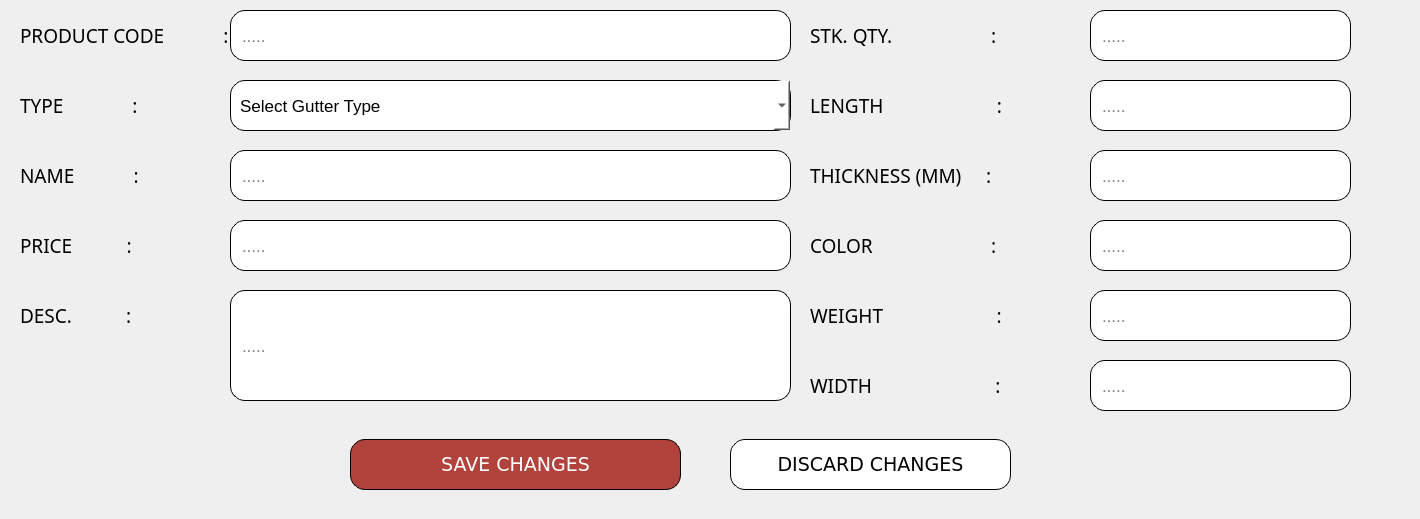
          <widget class="QWidget" name="EDIT_GUTTER">
           <widget class="QFrame" name="frame_19">
            <property name="geometry">
             <rect>
              <x>-10</x>
              <y>419</y>
              <width>1331</width>
              <height>91</height>
             </rect>
            </property>
            <property name="styleSheet">
             <string notr="true">    background-color: transparent;
</string>
            </property>
            <property name="frameShape">
             <enum>QFrame::StyledPanel</enum>
            </property>
            <property name="frameShadow">
             <enum>QFrame::Raised</enum>
            </property>
            <widget class="QPushButton" name="pushButton_Save_GUTTERedit">
             <property name="geometry">
              <rect>
               <x>360</x>
               <y>20</y>
               <width>331</width>
               <height>51</height>
              </rect>
             </property>
             <property name="font">
              <font>
               <family>Verdana</family>
               <pointsize>14</pointsize>
              </font>
             </property>
             <property name="styleSheet">
              <string notr="true">    background-color: #b2423c;
    color: white;
    border-radius: 15px;
border: 1px solid #000000; 
    padding: 9px;
font-family: &quot;Verdana&quot;, sans-serif; 
text-align: center;</string>
             </property>
             <property name="text">
              <string>SAVE CHANGES</string>
             </property>
            </widget>
            <widget class="QPushButton" name="pushButton_Discard_GUTTERedit">
             <property name="geometry">
              <rect>
               <x>740</x>
               <y>20</y>
               <width>281</width>
               <height>51</height>
              </rect>
             </property>
             <property name="font">
              <font>
               <family>Verdana</family>
               <pointsize>14</pointsize>
              </font>
             </property>
             <property name="styleSheet">
              <string notr="true">
/* Default Inactive Button */
QPushButton {
    background-color: #ffffff;
    color: black;
    border-radius: 15px;
border: 1px solid #000000; 
    padding: 9px;
font-family: &quot;Verdana&quot;, sans-serif; 
text-align: center;
}

/* Hover Effect on Inactive Buttons */
QPushButton:hover {
    background-color: #a6a6a6;
    color: white;
}

/* Active Button (Current Page) */
QPushButton#activeButton {
    background-color: #a6a6a6;
    color: white;
}
</string>
             </property>
             <property name="text">
              <string>DISCARD CHANGES</string>
             </property>
            </widget>
           </widget>
           <widget class="QFrame" name="frame_editgutter">
            <property name="geometry">
             <rect>
              <x>-10</x>
              <y>0</y>
              <width>1411</width>
              <height>421</height>
             </rect>
            </property>
            <property name="styleSheet">
             <string notr="true">    background-color: transparent;
</string>
            </property>
            <property name="frameShape">
             <enum>QFrame::StyledPanel</enum>
            </property>
            <property name="frameShadow">
             <enum>QFrame::Raised</enum>
            </property>
            <widget class="QLabel" name="label_45">
             <property name="geometry">
              <rect>
               <x>30</x>
               <y>0</y>
               <width>211</width>
               <height>71</height>
              </rect>
             </property>
             <property name="font">
              <font>
               <family>Poppins Medium</family>
               <pointsize>14</pointsize>
               <weight>50</weight>
               <bold>false</bold>
              </font>
             </property>
             <property name="styleSheet">
              <string notr="true">    background-color: transparent;
</string>
             </property>
             <property name="text">
              <string>PRODUCT CODE            :</string>
             </property>
            </widget>
            <widget class="QLabel" name="label_46">
             <property name="geometry">
              <rect>
               <x>30</x>
               <y>140</y>
               <width>171</width>
               <height>71</height>
              </rect>
             </property>
             <property name="font">
              <font>
               <family>Poppins Medium</family>
               <pointsize>14</pointsize>
               <weight>50</weight>
               <bold>false</bold>
              </font>
             </property>
             <property name="styleSheet">
              <string notr="true">    background-color: transparent;
</string>
             </property>
             <property name="text">
              <string>NAME            :</string>
             </property>
            </widget>
            <widget class="QLabel" name="label_150">
             <property name="geometry">
              <rect>
               <x>30</x>
               <y>260</y>
               <width>161</width>
               <height>111</height>
              </rect>
             </property>
             <property name="font">
              <font>
               <family>Poppins Medium</family>
               <pointsize>14</pointsize>
               <weight>50</weight>
               <bold>false</bold>
              </font>
             </property>
             <property name="styleSheet">
              <string notr="true">    background-color: transparent;
</string>
             </property>
             <property name="text">
              <string>DESC.           :</string>
             </property>
            </widget>
            <widget class="QLabel" name="label_151">
             <property name="geometry">
              <rect>
               <x>30</x>
               <y>60</y>
               <width>171</width>
               <height>91</height>
              </rect>
             </property>
             <property name="font">
              <font>
               <family>Poppins Medium</family>
               <pointsize>14</pointsize>
               <weight>50</weight>
               <bold>false</bold>
              </font>
             </property>
             <property name="styleSheet">
              <string notr="true">    background-color: transparent;
</string>
             </property>
             <property name="text">
              <string>TYPE              :</string>
             </property>
            </widget>
            <widget class="QLineEdit" name="lineEdit_EditGUTTER_prodCode">
             <property name="geometry">
              <rect>
               <x>240</x>
               <y>10</y>
               <width>561</width>
               <height>51</height>
              </rect>
             </property>
             <property name="font">
              <font>
               <pointsize>13</pointsize>
              </font>
             </property>
             <property name="styleSheet">
              <string notr="true">    background-color: #ffffff;
    color: black;
    border-radius: 15px;
border: 1px solid #000000; 
    padding: 9px;
</string>
             </property>
             <property name="placeholderText">
              <string>.....</string>
             </property>
            </widget>
            <widget class="QLineEdit" name="lineEdit_EditGUTTER_Name">
             <property name="geometry">
              <rect>
               <x>240</x>
               <y>150</y>
               <width>561</width>
               <height>51</height>
              </rect>
             </property>
             <property name="font">
              <font>
               <pointsize>13</pointsize>
              </font>
             </property>
             <property name="styleSheet">
              <string notr="true">    background-color: #ffffff;
    color: black;
    border-radius: 15px;
border: 1px solid #000000; 
    padding: 9px;
</string>
             </property>
             <property name="placeholderText">
              <string>.....</string>
             </property>
            </widget>
            <widget class="QLineEdit" name="lineEdit_EditGUTTER_Weight">
             <property name="geometry">
              <rect>
               <x>1100</x>
               <y>290</y>
               <width>261</width>
               <height>51</height>
              </rect>
             </property>
             <property name="font">
              <font>
               <pointsize>13</pointsize>
              </font>
             </property>
             <property name="styleSheet">
              <string notr="true">    background-color: #ffffff;
    color: black;
    border-radius: 15px;
border: 1px solid #000000; 
    padding: 9px;
</string>
             </property>
             <property name="placeholderText">
              <string>.....</string>
             </property>
            </widget>
            <widget class="QLabel" name="label_152">
             <property name="geometry">
              <rect>
               <x>820</x>
               <y>-50</y>
               <width>271</width>
               <height>171</height>
              </rect>
             </property>
             <property name="font">
              <font>
               <family>Poppins Medium</family>
               <pointsize>14</pointsize>
               <weight>50</weight>
               <bold>false</bold>
              </font>
             </property>
             <property name="styleSheet">
              <string notr="true">    background-color: transparent;
</string>
             </property>
             <property name="text">
              <string>STK. QTY.                    :</string>
             </property>
            </widget>
            <widget class="QLineEdit" name="lineEdit_EditGUTTER_Qty">
             <property name="geometry">
              <rect>
               <x>1100</x>
               <y>10</y>
               <width>261</width>
               <height>51</height>
              </rect>
             </property>
             <property name="font">
              <font>
               <pointsize>13</pointsize>
              </font>
             </property>
             <property name="styleSheet">
              <string notr="true">    background-color: #ffffff;
    color: black;
    border-radius: 15px;
border: 1px solid #000000; 
    padding: 9px;
</string>
             </property>
             <property name="placeholderText">
              <string>.....</string>
             </property>
            </widget>
            <widget class="QLabel" name="label_153">
             <property name="geometry">
              <rect>
               <x>820</x>
               <y>130</y>
               <width>261</width>
               <height>91</height>
              </rect>
             </property>
             <property name="font">
              <font>
               <family>Poppins Medium</family>
               <pointsize>14</pointsize>
               <weight>50</weight>
               <bold>false</bold>
              </font>
             </property>
             <property name="styleSheet">
              <string notr="true">    background-color: transparent;
</string>
             </property>
             <property name="text">
              <string>THICKNESS (MM)     :</string>
             </property>
            </widget>
            <widget class="QLabel" name="label_154">
             <property name="geometry">
              <rect>
               <x>820</x>
               <y>270</y>
               <width>261</width>
               <height>91</height>
              </rect>
             </property>
             <property name="font">
              <font>
               <family>Poppins Medium</family>
               <pointsize>14</pointsize>
               <weight>50</weight>
               <bold>false</bold>
              </font>
             </property>
             <property name="styleSheet">
              <string notr="true">    background-color: transparent;
</string>
             </property>
             <property name="text">
              <string>WEIGHT                       :</string>
             </property>
            </widget>
            <widget class="QLineEdit" name="lineEdit_EditGUTTER_Thickness">
             <property name="geometry">
              <rect>
               <x>1100</x>
               <y>150</y>
               <width>261</width>
               <height>51</height>
              </rect>
             </property>
             <property name="font">
              <font>
               <pointsize>13</pointsize>
              </font>
             </property>
             <property name="styleSheet">
              <string notr="true">    background-color: #ffffff;
    color: black;
    border-radius: 15px;
border: 1px solid #000000; 
    padding: 9px;
</string>
             </property>
             <property name="placeholderText">
              <string>.....</string>
             </property>
            </widget>
            <widget class="QLabel" name="label_155">
             <property name="geometry">
              <rect>
               <x>820</x>
               <y>200</y>
               <width>271</width>
               <height>91</height>
              </rect>
             </property>
             <property name="font">
              <font>
               <family>Poppins Medium</family>
               <pointsize>14</pointsize>
               <weight>50</weight>
               <bold>false</bold>
              </font>
             </property>
             <property name="styleSheet">
              <string notr="true">    background-color: transparent;
</string>
             </property>
             <property name="text">
              <string>COLOR                        :</string>
             </property>
            </widget>
            <widget class="QLineEdit" name="lineEdit_EditGUTTER_Color">
             <property name="geometry">
              <rect>
               <x>1100</x>
               <y>220</y>
               <width>261</width>
               <height>51</height>
              </rect>
             </property>
             <property name="font">
              <font>
               <pointsize>13</pointsize>
              </font>
             </property>
             <property name="styleSheet">
              <string notr="true">    background-color: #ffffff;
    color: black;
    border-radius: 15px;
border: 1px solid #000000; 
    padding: 9px;
</string>
             </property>
             <property name="placeholderText">
              <string>.....</string>
             </property>
            </widget>
            <widget class="QLabel" name="label_157">
             <property name="geometry">
              <rect>
               <x>820</x>
               <y>50</y>
               <width>261</width>
               <height>111</height>
              </rect>
             </property>
             <property name="font">
              <font>
               <family>Poppins Medium</family>
               <pointsize>14</pointsize>
               <weight>50</weight>
               <bold>false</bold>
              </font>
             </property>
             <property name="styleSheet">
              <string notr="true">    background-color: transparent;
</string>
             </property>
             <property name="text">
              <string>LENGTH                       :</string>
             </property>
            </widget>
            <widget class="QLineEdit" name="lineEdit_EditGUTTER_Length">
             <property name="geometry">
              <rect>
               <x>1100</x>
               <y>80</y>
               <width>261</width>
               <height>51</height>
              </rect>
             </property>
             <property name="font">
              <font>
               <pointsize>13</pointsize>
              </font>
             </property>
             <property name="styleSheet">
              <string notr="true">    background-color: #ffffff;
    color: black;
    border-radius: 15px;
border: 1px solid #000000; 
    padding: 9px;
</string>
             </property>
             <property name="placeholderText">
              <string>.....</string>
             </property>
            </widget>
            <widget class="QLabel" name="label_158">
             <property name="geometry">
              <rect>
               <x>30</x>
               <y>170</y>
               <width>181</width>
               <height>151</height>
              </rect>
             </property>
             <property name="font">
              <font>
               <family>Poppins Medium</family>
               <pointsize>14</pointsize>
               <weight>50</weight>
               <bold>false</bold>
              </font>
             </property>
             <property name="styleSheet">
              <string notr="true">    background-color: transparent;
</string>
             </property>
             <property name="text">
              <string>PRICE           :</string>
             </property>
            </widget>
            <widget class="QLineEdit" name="lineEdit_EditGUTTER_Price">
             <property name="geometry">
              <rect>
               <x>240</x>
               <y>220</y>
               <width>561</width>
               <height>51</height>
              </rect>
             </property>
             <property name="font">
              <font>
               <pointsize>13</pointsize>
              </font>
             </property>
             <property name="styleSheet">
              <string notr="true">    background-color: #ffffff;
    color: black;
    border-radius: 15px;
border: 1px solid #000000; 
    padding: 9px;
</string>
             </property>
             <property name="placeholderText">
              <string>.....</string>
             </property>
            </widget>
            <widget class="QLineEdit" name="lineEdit_EditGUTTER_Desc">
             <property name="geometry">
              <rect>
               <x>240</x>
               <y>290</y>
               <width>561</width>
               <height>111</height>
              </rect>
             </property>
             <property name="font">
              <font>
               <pointsize>13</pointsize>
              </font>
             </property>
             <property name="styleSheet">
              <string notr="true">    background-color: #ffffff;
    color: black;
    border-radius: 15px;
border: 1px solid #000000; 
    padding: 9px;
</string>
             </property>
             <property name="placeholderText">
              <string>.....</string>
             </property>
            </widget>
            <widget class="QComboBox" name="comboBox_EditGUTTER_Type">
             <property name="geometry">
              <rect>
               <x>240</x>
               <y>80</y>
               <width>561</width>
               <height>51</height>
              </rect>
             </property>
             <property name="font">
              <font>
               <pointsize>13</pointsize>
              </font>
             </property>
             <property name="styleSheet">
              <string notr="true">    background-color: #ffffff;
    color: black;
    border-radius: 15px;
border: 1px solid #000000; 
    padding: 9px;
</string>
             </property>
             <item>
              <property name="text">
               <string>Select Gutter Type</string>
              </property>
             </item>
             <item>
              <property name="text">
               <string>Spanish Gutter (Gutter Type)</string>
              </property>
             </item>
             <item>
              <property name="text">
               <string>Box Gutter (Gutter Type)</string>
              </property>
             </item>
             <item>
              <property name="text">
               <string>Modified Gutter (Gutter Type)</string>
              </property>
             </item>
             <item>
              <property name="text">
               <string>JB Gutter (Gutter Type)</string>
              </property>
             </item>
             <item>
              <property name="text">
               <string>IV Gutter (Gutter Type)</string>
              </property>
             </item>
             <item>
              <property name="text">
               <string>Flashing Gutter (Gutter Bended Material)</string>
              </property>
             </item>
             <item>
              <property name="text">
               <string>Valley Gutter / Cover (Gutter Bended Material)</string>
              </property>
             </item>
             <item>
              <property name="text">
               <string>Wall Flashing (Gutter Bended Material)</string>
              </property>
             </item>
             <item>
              <property name="text">
               <string>End Flashing (Gutter Bended Material)</string>
              </property>
             </item>
             <item>
              <property name="text">
               <string>L-Flashings (Gutter Bended Material)</string>
              </property>
             </item>
            </widget>
            <widget class="QLabel" name="label_161">
             <property name="geometry">
              <rect>
               <x>820</x>
               <y>340</y>
               <width>261</width>
               <height>91</height>
              </rect>
             </property>
             <property name="font">
              <font>
               <family>Poppins Medium</family>
               <pointsize>14</pointsize>
               <weight>50</weight>
               <bold>false</bold>
              </font>
             </property>
             <property name="styleSheet">
              <string notr="true">    background-color: transparent;
</string>
             </property>
             <property name="text">
              <string>WIDTH                         :</string>
             </property>
            </widget>
            <widget class="QLineEdit" name="lineEdit_EditGUTTER_Width">
             <property name="geometry">
              <rect>
               <x>1100</x>
               <y>360</y>
               <width>261</width>
               <height>51</height>
              </rect>
             </property>
             <property name="font">
              <font>
               <pointsize>13</pointsize>
              </font>
             </property>
             <property name="styleSheet">
              <string notr="true">    background-color: #ffffff;
    color: black;
    border-radius: 15px;
border: 1px solid #000000; 
    padding: 9px;
</string>
             </property>
             <property name="placeholderText">
              <string>.....</string>
             </property>
            </widget>
           </widget>
          </widget>
